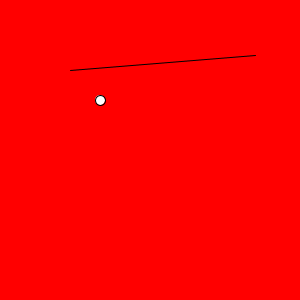
Frame 1 (no input)
Frame 60 (the mouse pressed at the canvas centre just before this capture): identical to frame 1, image omitted
Frame 120 (the mouse held since frame 60 and released just before this capture): identical to frame 1, image omitted

The Processing sketch that drew this single still picture (run headless with seeded random() and noise(); from frame 60 on, the mouse is pressed at the canvas centre):

// Processing sketch: LineAndBall_001
// ── LineAndBall_001.pde
void setup() {
  size(300, 300);
}

void draw() {
  background(255, 0, 0);
  line(70, 70, 255, 55);
  ellipse(100, 100, 10, 10);
}
